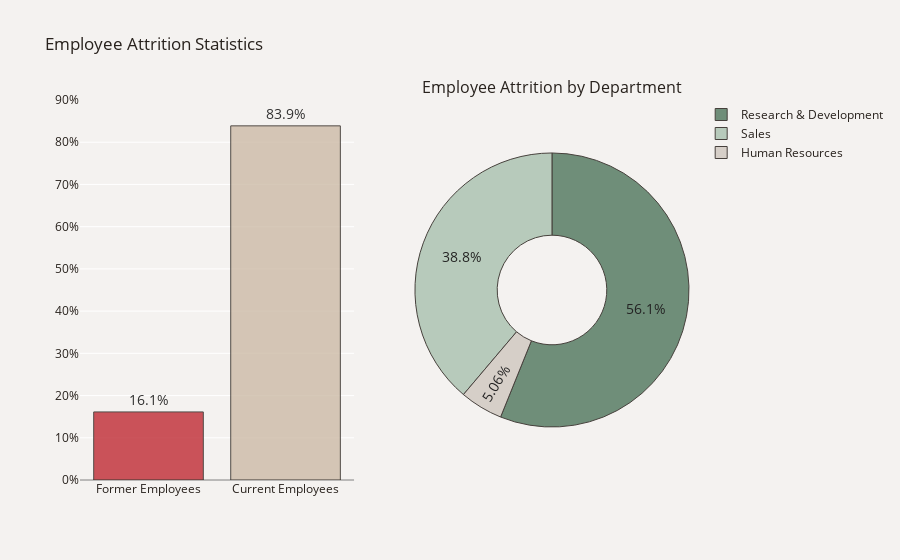

Notebook code for this chart:
### Code cell
fig=make_subplots(rows=1, cols=2, 
                  subplot_titles=("", "Employee Attrition by Department"),
                  specs=[[{"type": "bar"}, {"type": "pie"}]])

# Bar chart
plot_df=data['Attrition'].value_counts(normalize=True)
plot_df=plot_df.mul(100).rename('Percent').reset_index().sort_values('Percent')
plot_df.rename(columns={'index':'Attrition'}, inplace=True)
plot_df['Attrition']=['Former Employees' if i == 'Yes' else 'Current Employees' for i in plot_df['Attrition']]
x=plot_df['Attrition']
y=plot_df['Percent']
fig.add_trace(
    go.Bar(x=x, y=y, text=y,opacity=.8,
           hovertemplate='Employee Attrition Rate<br>%{x}: %{y:.3}%<extra></extra>',
           showlegend=False), row=1, col=1)
fig.update_traces(texttemplate='%{text:.3s}%', textposition='outside', 
                  marker_line=dict(width=1, color='#1F0202'), marker_color=['#C02B34','#CDBBA7'])
fig.update_yaxes(zeroline=True, zerolinewidth=1, zerolinecolor='gray')
fig.update_layout(yaxis_ticksuffix = '%')

# Pie chart
plot_df2=data[data.Attrition=='Yes']
plot_df2=plot_df2['Department'].value_counts(normalize=True)
plot_df2=plot_df2.mul(100).rename('Percent').reset_index().sort_values('Percent', ascending=False)
plot_df2.rename(columns={'index':'Department'}, inplace=True)
fig.add_trace(go.Pie(labels=plot_df2['Department'], values=plot_df2['Percent'], opacity=0.85, hole=0.4,
                     hovertemplate='%{label}<br>Attrition Rate: %{value:.3}%<extra></extra>',
                     marker_colors=['#587D65','#ADC4B2','#D1C9C2']), row=1, col=2)
fig.update_yaxes(tickmode = 'array', range=[0, 90], dtick=5)
fig.update_traces(textfont_size=14,textfont_color='black',marker=dict(line=dict(color='#28221D', width=1)))
fig.update_layout(title_text="Employee Attrition Statistics", font_color='#28221D',
                  paper_bgcolor='#F4F2F0', plot_bgcolor='#F4F2F0')      
fig.show()

### Figure 1 — Plotly figure (JSON) as saved in the notebook; plotly's stock layout.template omitted (floating-point values rounded to 4 significant figures)
{"data": [{"hovertemplate": "Employee Attrition Rate<br>%{x}: %{y:.3}%<extra></extra>", "marker": {"color": ["#C02B34", "#CDBBA7"], "line": {"color": "#28221D", "width": 1}}, "opacity": 0.8, "showlegend": false, "text": [16.12, 83.88], "textfont": {"color": "black", "size": 14}, "textposition": "outside", "texttemplate": "%{text:.3s}%", "type": "bar", "x": ["Former Employees", "Current Employees"], "xaxis": "x", "y": [16.12, 83.88], "yaxis": "y"}, {"domain": {"x": [0.55, 1], "y": [0, 1]}, "hole": 0.4, "hovertemplate": "%{label}<br>Attrition Rate: %{value:.3}%<extra></extra>", "labels": ["Research & Development", "Sales", "Human Resources"], "marker": {"colors": ["#587D65", "#ADC4B2", "#D1C9C2"], "line": {"color": "#28221D", "width": 1}}, "opacity": 0.85, "textfont": {"color": "black", "size": 14}, "type": "pie", "values": [56.12, 38.82, 5.063]}], "layout": {"annotations": [{"font": {"size": 16}, "showarrow": false, "text": "Employee Attrition by Department", "x": 0.775, "xanchor": "center", "xref": "paper", "y": 1, "yanchor": "bottom", "yref": "paper"}], "font": {"color": "#28221D"}, "paper_bgcolor": "#F4F2F0", "plot_bgcolor": "#F4F2F0", "title": {"text": "Employee Attrition Statistics"}, "xaxis": {"anchor": "y", "domain": [0, 0.45]}, "yaxis": {"anchor": "x", "domain": [0, 1], "dtick": 5, "range": [0, 90], "tickmode": "array", "ticksuffix": "%", "zeroline": true, "zerolinecolor": "gray", "zerolinewidth": 1}}}
